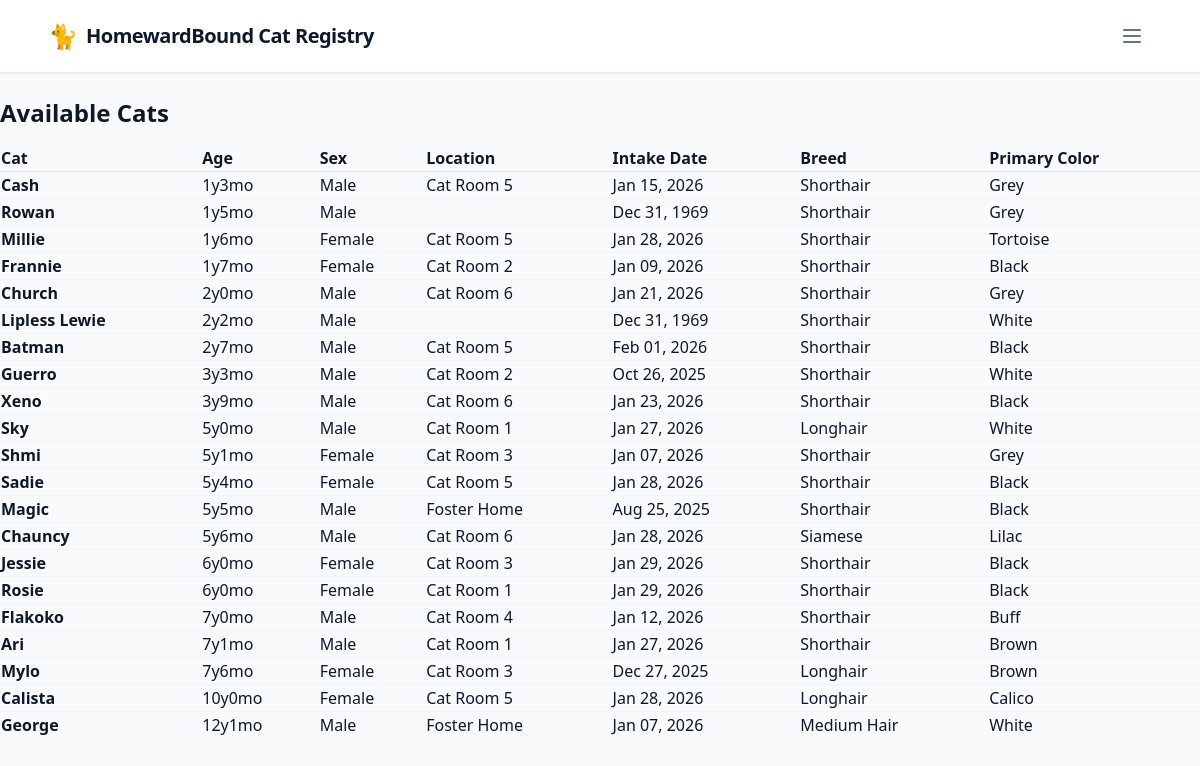
/report/, run on an earlier commit of the app's database.
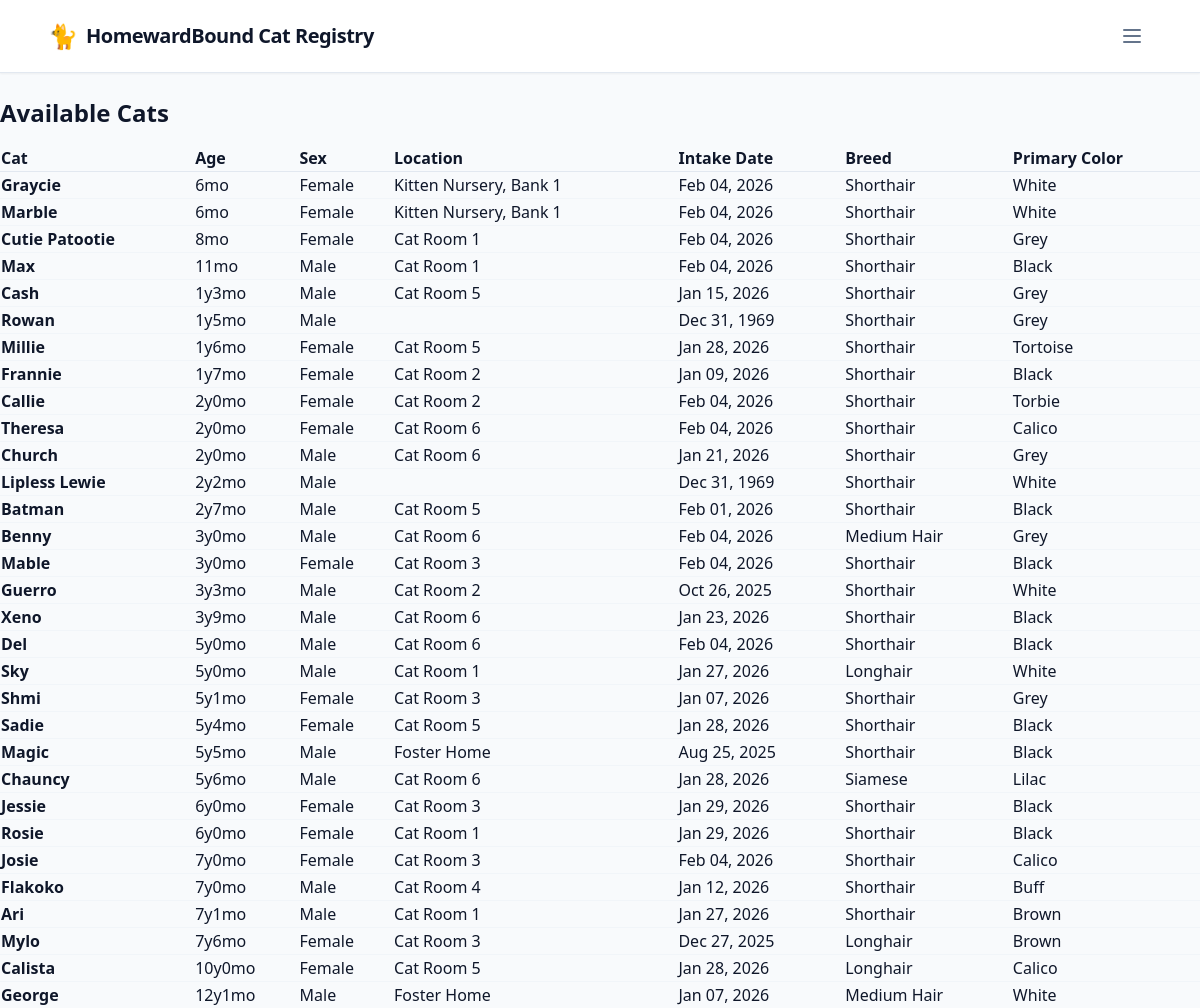
And on a later commit of the database.
### cats/models.py (models this page shows)
class Cat(models.Model):
    image_cy = models.CharField(max_length=20, primary_key=True)
    name = models.CharField(max_length=100)
    sex = models.CharField(max_length=10, default="Unknown")
    birthday = models.DateField(null=True, blank=True, default=timezone.now)
    breed = models.CharField(max_length=25, default="Unknown")
    primary_color = models.CharField(max_length=25, default="Unknown")
    intake_date = models.DateField(null=True, blank=True, default=timezone.now)
    location = models.CharField(max_length=25, default="Unknown")
    image_url = models.URLField()
    image = models.ImageField(upload_to='cats/', null=True, blank=True)
    first_seen = models.DateTimeField()
    last_seen = models.DateTimeField()
    last_updated = models.DateTimeField(auto_now=True)
    status = models.CharField(
        max_length=20,
        choices=CatStatus.choices,
        default=CatStatus.AVAILABLE,
    )
    objects = ItemQuerySet.as_manager()
    @property
    def age(self):
        if not self.birthday:
            return "Unknown"
        today = timezone.now().date()
        diff = today - cast(date, self.birthday)
        years = diff.days // 365
        months = (diff.days % 365) // 30
        if years < 1:
            return f"{months}mo"
        return f"{years}y{months}mo"
    @property
    def clean_breed(self):
        substring_to_remove = "Domestic "
        if self.breed:
            return self.breed.replace(substring_to_remove, "").strip()
        return self.breed

### cats/views.py (the view)
# urls.py: path("report/", views.report_view, name="report"),
def report_view(request):
    cats = Cat.objects.filter(
        Q(status=CatStatus.AVAILABLE) |
        Q(status=CatStatus.NEW)
        ).order_by("-birthday", "name")
    context = {
        "cats": cats,
    }
    return render(request, "cats/report.html", context)

### cats/templates/cats/report.html (shortened to what this page needs)
{% extends 'cats/base.html' %} {% load static %}
{% block content %}
<h1 class="text-2xl font-bold mb-4">Available Cats</h1>
<table class="w-full text-left border-collapse" id="report-table" media="all">
    <thead class="bg-slate-50 border-b border-slate-200">
        <tr>
            <th class="column-header">
                <a> Cat </a>
            </th>
            <th class="column-header">
                <a> Age </a>
            </th>
            <th class="column-header">
                <a> Sex </a>
            </th>
            <th class="column-header">
                <a> Location </a>
            </th>
            <th class="column-header">
                <a> Intake Date </a>
            </th>
            <th class="column-header">
                <a> Breed </a>
            </th>
            <th class="column-header">
                <a> Primary Color </a>
            </th>
        </tr>
    </thead>
    <tbody id="report-body" class="divide-y divide-slate-100">
        {% for cat in cats %}
        <tr>
            <td class="font-bold">
                {{ cat.name }}
            </td>
            <td>{{ cat.age }}</td>
            <td>{{ cat.sex }}</td>
            <td>
                {{ cat.location }}
            </td>
            <td>
                {{ cat.intake_date|date:"M d, Y" }}
            </td>
            <td >{{ cat.clean_breed }}</td>
            <td >{{ cat.primary_color }}</td>
        </tr>
        {% empty %}
        <tr>
            <td colspan="11" class="p-8 text-center text-slate-400">
                No cats found in this category.
            </td>
        </tr>
        {% endfor %}
    </tbody>
</table>
{% endblock %}

### cats/templates/cats/base.html (shortened to what this page needs)
{% load static %}
<!doctype html>
<html lang="en">
    <head>
        <script src="https://cdn.tailwindcss.com"></script>
    </head>
    <body class="bg-slate-50 text-slate-900 min-h-screen">
        <nav class="bg-white border-b border-slate-200 py-4 mb-6 shadow-sm print:hidden">
            <div class="max-w-6xl mx-auto px-6">
                <div class="flex justify-between items-center">
                    <div class="flex items-center gap-2">
                        <span class="text-2xl">🐈</span>
                        <span class="font-bold text-xl tracking-tight">
                            HomewardBound Cat Registry
                        </span>
                    </div>
                    <div>
                        <button id="mobile-menu-toggle" class="text-slate-500 hover:text-indigo-600 p-2">
                            <svg class="w-6 h-6" fill="none" stroke="currentColor" viewBox="0 0 24 24">
                                <path id="hamburger-icon" stroke-linecap="round" stroke-linejoin="round" stroke-width="2" d="M4 6h16M4 12h16M4 18h16"></path>
                            </svg>
                        </button>
                    </div>
                </div>
            </div>
        </nav>
        <main>{% block content %} {% endblock %}</main>
    </body>
</html>

What changed in the data, as far as the page shows it:
added Cat: name "Graycie", age "6mo", sex "Female", location "Kitten Nursery, Bank 1", intake_date "Feb 04, 2026", clean_breed "Shorthair", primary_color "White"
added Cat: name "Marble", age "6mo", sex "Female", location "Kitten Nursery, Bank 1", intake_date "Feb 04, 2026", clean_breed "Shorthair", primary_color "White"
added Cat: name "Cutie Patootie", age "8mo", sex "Female", location "Cat Room 1", intake_date "Feb 04, 2026", clean_breed "Shorthair", primary_color "Grey"
added Cat: name "Max", age "11mo", sex "Male", location "Cat Room 1", intake_date "Feb 04, 2026", clean_breed "Shorthair", primary_color "Black"
added Cat: name "Callie", age "2y0mo", sex "Female", location "Cat Room 2", intake_date "Feb 04, 2026", clean_breed "Shorthair", primary_color "Torbie"
added Cat: name "Theresa", age "2y0mo", sex "Female", location "Cat Room 6", intake_date "Feb 04, 2026", clean_breed "Shorthair", primary_color "Calico"
added Cat: name "Benny", age "3y0mo", sex "Male", location "Cat Room 6", intake_date "Feb 04, 2026", clean_breed "Medium Hair", primary_color "Grey"
added Cat: name "Mable", age "3y0mo", sex "Female", location "Cat Room 3", intake_date "Feb 04, 2026", clean_breed "Shorthair", primary_color "Black"
added Cat: name "Del", age "5y0mo", sex "Male", location "Cat Room 6", intake_date "Feb 04, 2026", clean_breed "Shorthair", primary_color "Black"
added Cat: name "Josie", age "7y0mo", sex "Female", location "Cat Room 3", intake_date "Feb 04, 2026", clean_breed "Shorthair", primary_color "Calico"
